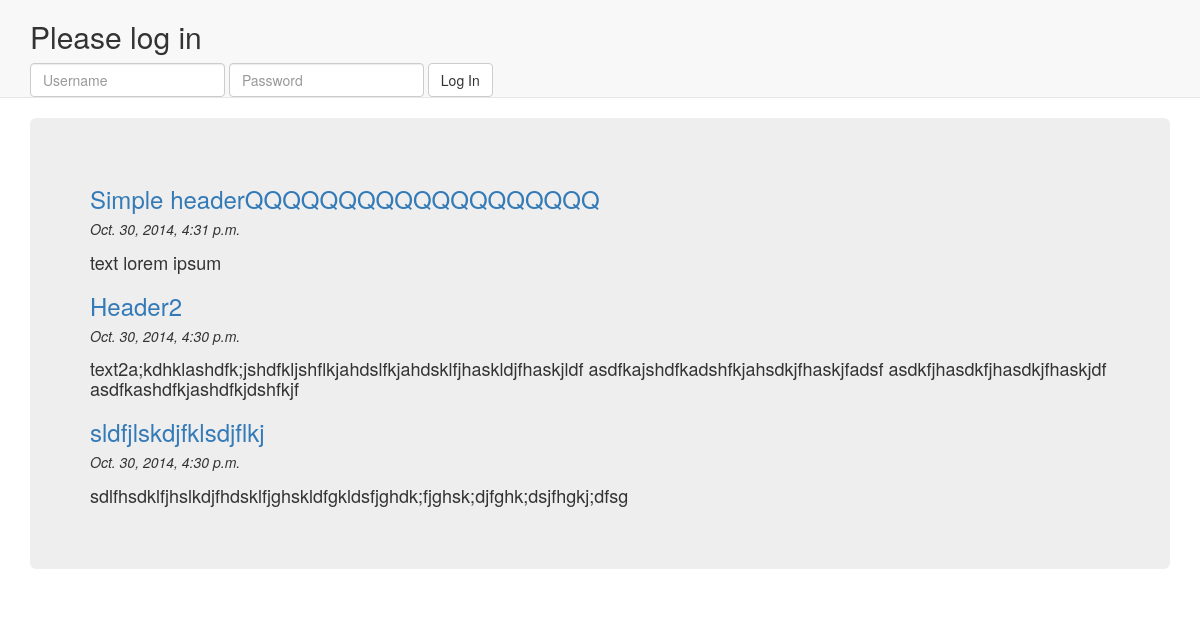
The app's page /, older data.
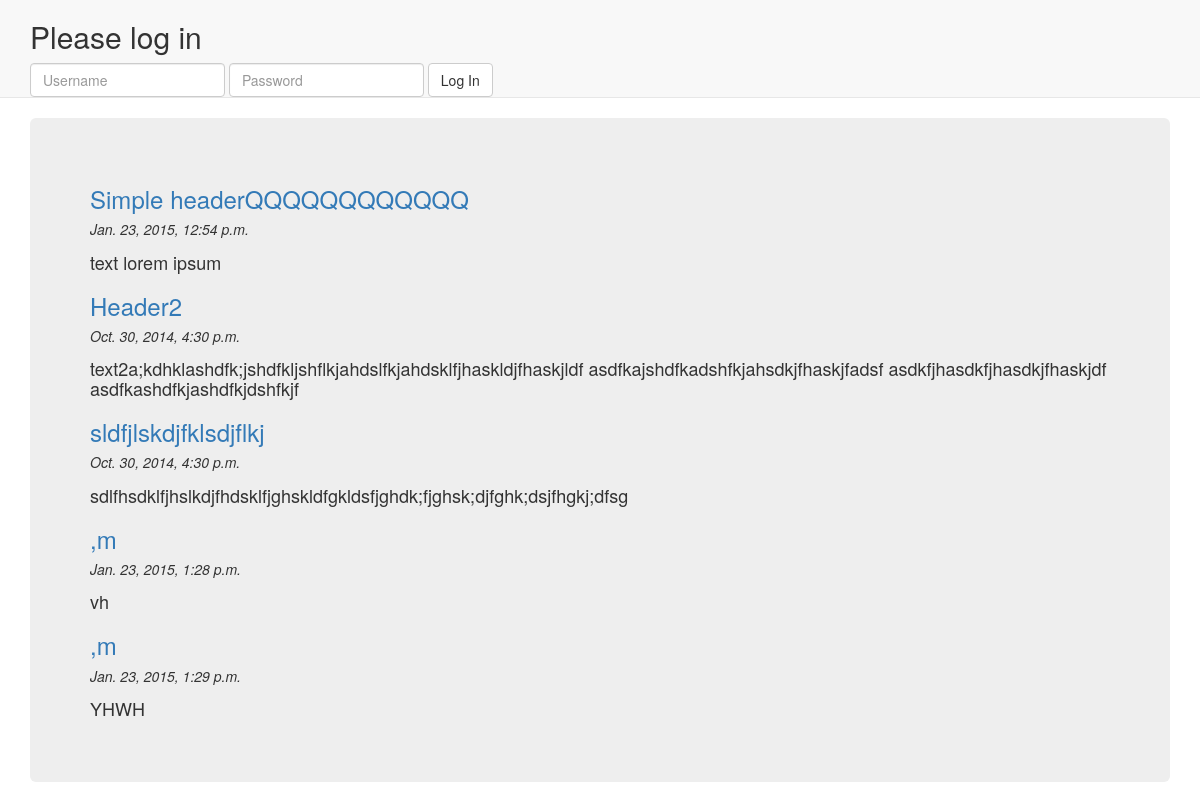
The same page, newer data.
### main/models.py (models this page shows)
class Post(models.Model):
	header = models.CharField(max_length=255)
	text = models.TextField()
	when = models.DateTimeField(auto_now=True)
	def __unicode__(self):
	    return u'{} at {}'.format(self.header, self.when)
	def shorten_post(self):
		post_len = len(self.text)
		if post_len > 500:
			return self.text[:500]+'<font size="2.9">...<a href="/posts/{}/">read more</a></font>'.format(self.id)
		else:
			return self.text

### main/views.py (the view)
# urls.py: url(r'^$', Posts.as_view()),
class Posts(View):
    def get(self, request):
        posts = Post.objects.all()
        return HttpResponse(render(request, 'posts.html', {'posts': posts}))

### main/templates/posts.html (shortened to what this page needs)
{% extends "base.html" %}
{% block content %}
	<section class="container">
		<div class="jumbotron">
    {% for post in posts %}
        <h3><a href="/posts/{{ post.id}}">{{ post.header }}</a></h3>
        <h5><i>{{ post.when }}</i></h5>
        <p><h4>{{ post.shorten_post|safe }}</h4></p>
        {% endfor %}
	</div>
	</section>
    {% endblock %}

### main/templates/base.html (shortened to what this page needs)
<!DOCTYPE html>
{% load static %}
<html>
	<head lang="en">
		<link href="//maxcdn.bootstrapcdn.com/bootstrap/3.3.2/css/bootstrap.min.css" rel="stylesheet">
	</head>
		<body>
			<div class="navbar navbar-default navbar-static-top">
			<div class="container">
			{% if user.is_authenticated %}
				<h3>Hello, {{ user.username }}</h3>
				<div style="text-align: left;">
                <a href="/">Main page</a><br>
                <a href="/addpost">Add post</a><br>
                <a href="/logout">Logout</a>
				</div>
			{% else %}
				<h2>Please log in</h2>
				<form action="/login" method="post" role="form" class="form-inline">
				<input type="text" name="username" class="form-control" id="username" placeholder="Username">
				<input type="password" name="password" class="form-control" id="password" placeholder="Password"/>
				<button type="submit" class="btn btn-default">Log In</button>
				</form>
			{% endif %}
			</div>
			</div>
			{% block content %}
			{% endblock content %}
		</body>
</html>

Row changes from the older to the newer data that the page shows:
changed Post "text lorem ipsum": header "Simple headerQQQQQQQQQQQQQQQQQQQ" → "Simple headerQQQQQQQQQQQQ"; when "Oct. 30, 2014, 4:31 p.m." → "Jan. 23, 2015, 12:54 p.m."
added Post: header ",m", when "Jan. 23, 2015, 1:28 p.m.", shorten_post "vh"
added Post: header ",m", when "Jan. 23, 2015, 1:29 p.m.", shorten_post "YHWH"
